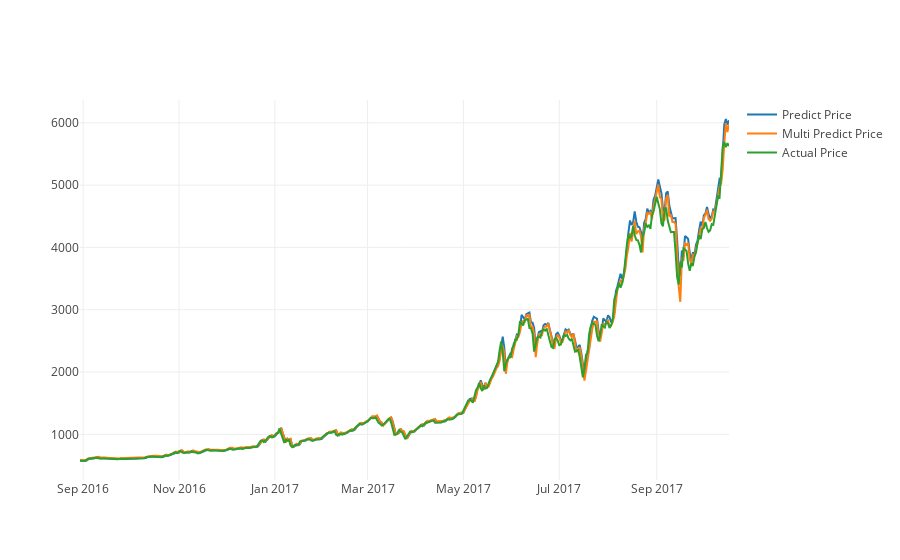

Write notebook code for a chart like this one.
### Code cell
# Plot line graph with actual price, predicted price with feature Weighted Price,
# predicted price with features Volume and Weighted Price

actual_chart = go.Scatter(x=predictDates, y=inv_y, name= 'Actual Price')
multi_predict_chart = go.Scatter(x=predictDates, y=inv_yhat, name= 'Multi Predict Price')
predict_chart = go.Scatter(x=predictDates, y=yhat_reshape, name= 'Predict Price')
py.iplot([predict_chart, multi_predict_chart, actual_chart])

### Figure 1 — Plotly figure (JSON) as saved in the notebook; plotly's stock layout.template omitted (floating-point values rounded to 4 significant figures; data arrays with more than 128 entries replaced by an {"elided": "..."} marker saying what was removed)
{"data": [{"name": "Predict Price", "type": "scatter", "x": {"elided": "414 str values"}, "y": {"elided": "414 float values"}}, {"name": "Multi Predict Price", "type": "scatter", "x": {"elided": "414 str values"}, "y": {"elided": "414 float values"}}, {"name": "Actual Price", "type": "scatter", "x": {"elided": "414 str values"}, "y": {"elided": "414 float values"}}], "layout": {}}
